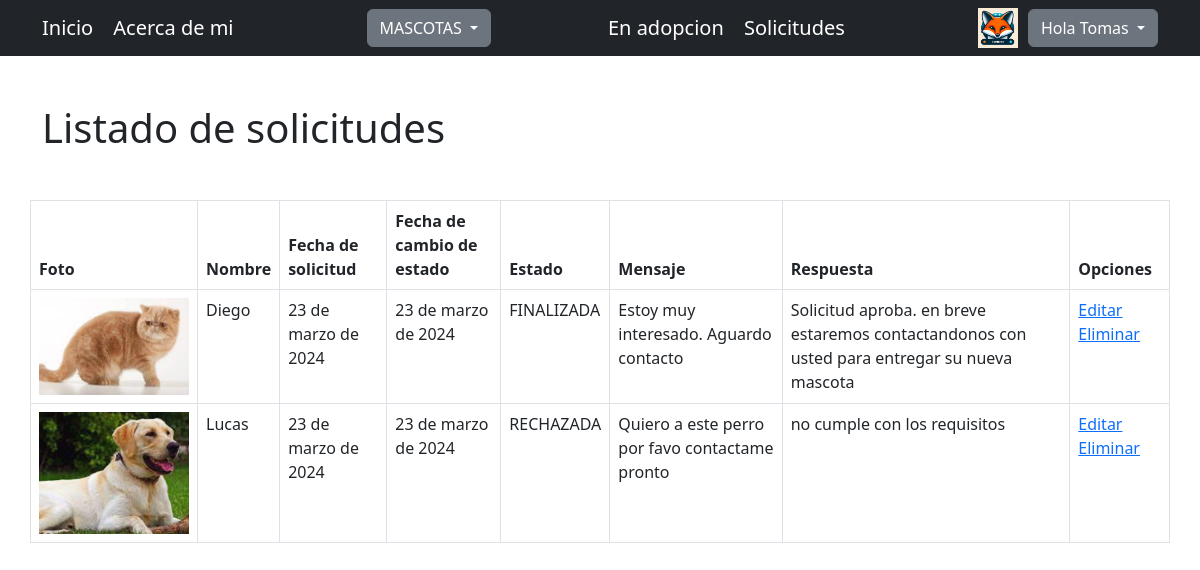
Screenshot of /listar_solicitud/ (signed in) with the database file from the repository.
### app_proyecto/models.py (models this page shows, shortened)
class Avatar(models.Model):
    usuario =models.OneToOneField(User, on_delete=models.CASCADE)
    imagen = models.ImageField(upload_to="avatares", null=True, blank=True)

class Solicitud_Adopcion(models.Model):
    ESTADOS = [('PROCESANDO', 'Procesando'),('FINALIZADA', 'Finalizada'),('RECHAZADA', 'Rechazada'),]
    usuario = models.ForeignKey(User, on_delete=models.CASCADE)
    mascota = models.ForeignKey(Mascota, on_delete=models.CASCADE)
    fecha_solicitud = models.DateField(auto_now_add= True)
    fecha_cambio_estado = models.DateField(auto_now_add= True)
    mensaje = models.TextField()
    respuesta = models.TextField(default='')
    estado = models.CharField(max_length=12, choices=ESTADOS, default='PROCESANDO')

class Mascota(models.Model):
    TIPO = [('PERRO', 'Perro'),('GATO', 'Gato'),('OTRO', 'Otro'),]
    nombre = models.CharField(max_length=50)
    raza = models.ForeignKey(Raza, on_delete=models.CASCADE)
    tipo = models.CharField(max_length=10, choices=TIPO)
    descripcion = models.TextField()
    foto = models.ImageField(upload_to='fotos', null=True, blank=True, default=None)
    disponible = models.BooleanField(default=True)

### app_proyecto/views.py (the view)
# urls.py: path("listar_solicitud/", listar_solicitudes, name="Listar_Solicitud"),
@login_required
def listar_solicitudes(request):
    if request.user.is_superuser:
        solicitudes = Solicitud_Adopcion.objects.all()
    else:
        solicitudes = Solicitud_Adopcion.objects.filter(usuario=request.user)
    return render(request, "solicitudes/listar_solicitudes.html", {"solicitudes": solicitudes})

### app_proyecto/templates/solicitudes/listar_solicitudes.html
{% extends "app_proyecto/padre.html" %}
{% load static %}
{% block titulo %}
<h1>Listado de solicitudes</h1>
<br><br>
{% endblock %}
{% block contenido %}
<br>
<br>
<table class="table table-bordered">
  <thead>
    <tr>
      <th scope="col">Foto</th>
      <th scope="col">Nombre</th>
      <th scope="col">Fecha de solicitud</th>
      <th scope="col">Fecha de cambio de estado</th>
      <th scope="col">Estado</th>
      <th scope="col">Mensaje</th>
      <th scope="col">Respuesta</th>
      <th scope="col">Opciones</th>
     </tr>
  </thead>
  <tbody>
    {% for valor in solicitudes %}
    <tr>
      {% if valor.mascota.foto %}
      <td><img src="{{valor.mascota.foto.url}}" alt="foto no disponible" style= "max-width: 150px"></td>
      {% else %}
      <td>Foto no disponible</td>
      {% endif %}
       <td>{{valor.usuario.first_name}}</td>
      <td>{{valor.fecha_solicitud}}</td>
      <td>{{valor.fecha_cambio_estado}}</td>
      <td>{{valor.estado}}</td>
      <td>{{valor.mensaje}}</td>
      <td>{{valor.respuesta}}</td>
      <td>
        {% if user.is_authenticated and request.user.is_superuser %}
        <a href="{% url 'Editar_Solicitud' valor.id %}">Editar</a>
        {% endif %}
        <a href="{% url 'Eliminar_Solicitud' valor.id %}">Eliminar</a>
      </td>
      </tr>
      {% endfor %}
  </tbody>
</table>
{% endblock %}

### app_proyecto/templates/app_proyecto/padre.html (shortened to what this page needs)
<!DOCTYPE html>
<html lang="es">
<head>
    <link href="https://cdn.jsdelivr.net/npm/bootstrap@5.3.0-alpha1/dist/css/bootstrap.min.css" rel="stylesheet">
</head>
<body>
    <nav class="navbar navbar-dark bg-dark bg-light static-top">
        <div class="container">
            <div class="navbar-brand-group">
                <a class="navbar-brand" href="{% url 'Home' %}">Inicio</a>
                <a class="navbar-brand" href="{% url 'About' %}">Acerca de mi</a>
            </div>
            {% if user.is_authenticated and request.user.is_superuser %}
            <div class="navbar-brand-group">
                <div class="navbar-brand-group d-flex align-items-center">
                   <div class="dropdown">
                        <button class="btn btn-secondary dropdown-toggle" type="button" id="dropdownMenuButton" data-bs-toggle="dropdown" aria-expanded="false">
                            MASCOTAS
                        </button>
                    </div>
                </div>
            </div>
            {% endif %}
            {% if user.is_authenticated %}
            <div class="navbar-brand-group">
                <a class="navbar-brand" href="{% url 'En_Adopcion' %}">En adopcion</a>
                <a class="navbar-brand" href="{% url 'Listar_Solicitud' %}">Solicitudes</a>
            </div>
            <div class="navbar-brand-group d-flex align-items-center">
                <img src="{{user.avatar.imagen.url}}" width="40px" height="40px" alt="default.png" style="margin-right: 10px;">
                <div class="dropdown">
                    <button class="btn btn-secondary dropdown-toggle" type="button" id="dropdownMenuButton" data-bs-toggle="dropdown" aria-expanded="false">
                        Hola {{user.first_name}}
                    </button>
                </div>
            </div>
            {% else %}
            <div class="navbar-brand-group" style="text-align: right;">
                <a class="btn btn-primary" href="{% url 'Registrar' %}">Registrarse</a>
                <a class="btn btn-primary" href="{% url 'Loguin' %}">Iniciar Sesion</a>
            </div>
            {% endif %}
        </div>
    </nav>
<div class="container my-5">
  <div class="row">
    {% block titulo %}
    {% endblock titulo %}
    {% block contenido %}
    {% endblock contenido %}
  </div>
</div>
</body>
</html>

### rows the page displays
Solicitud_Adopcion: mascota.foto (picture), usuario.first_name "Diego", fecha_solicitud "23 de marzo de 2024", fecha_cambio_estado "23 de marzo de 2024", estado "FINALIZADA", mensaje "Estoy muy interesado. Aguardo contacto", respuesta "Solicitud aproba. en breve estaremos contactandonos con usted para entregar su nueva mascota"
Solicitud_Adopcion: mascota.foto (picture), usuario.first_name "Lucas", fecha_solicitud "23 de marzo de 2024", fecha_cambio_estado "23 de marzo de 2024", estado "RECHAZADA", mensaje "Quiero a este perro por favo contactame pronto", respuesta "no cumple con los requisitos"

### other values shown
{{ user.first_name }} "Tomas"
